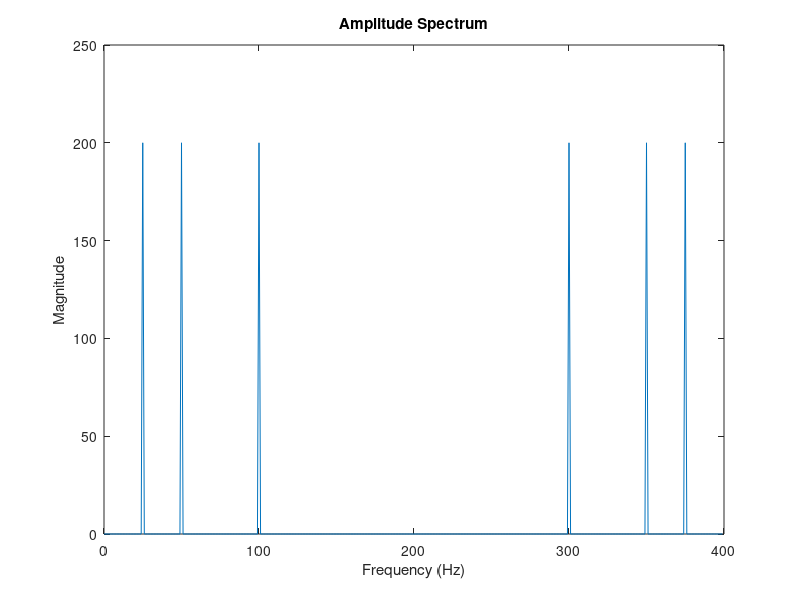

Reproduce this figure in MATLAB.

fs = 400; % 采样频率
T = 1/fs; % 采样周期
% 信号定义
t = 0:T:1-T; % 时间序列
xa = cos(200*pi*t) + sin(100*pi*t) + cos(50*pi*t); % 连续信号
% 计算DFT
X = fft(xa);
% 频率坐标
N = length(X);
f = (0:N-1)*(fs/N);
% 绘制幅度谱
figure;
plot(f, abs(X));
title('Amplitude Spectrum');
xlabel('Frequency (Hz)');
ylabel('Magnitude');